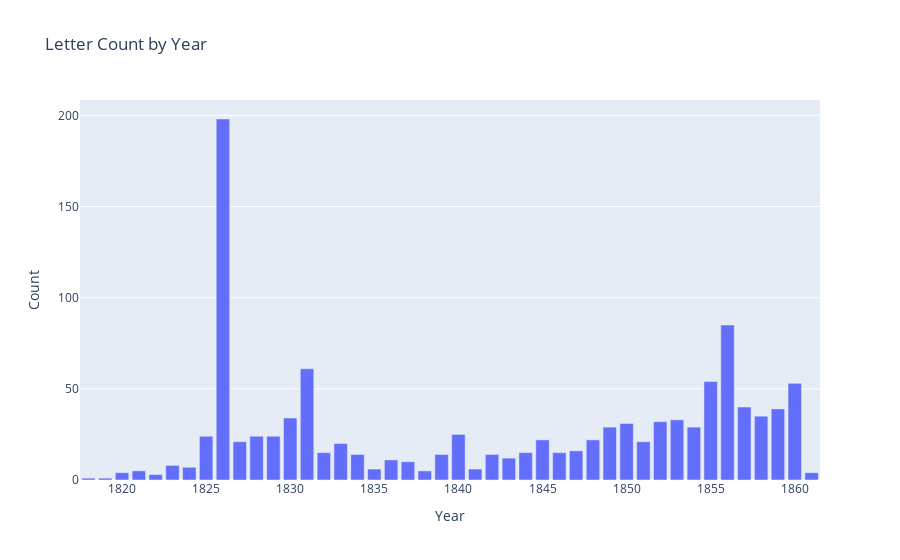

Notebook cell for this chart:
### Markdown cell above
Use year_counts and year_counts_plot functions to get a count of letters in each year and visualise.

### Code cell
year_counts_all = year_counts(df)
letter_nums = year_counts_plot(year_counts_all)
letter_nums

### Figure 1 — Plotly figure (JSON) as saved in the notebook; plotly's stock layout.template omitted (floating-point values rounded to 4 significant figures)
{"data": [{"alignmentgroup": "True", "hovertemplate": "variable=0<br>Year=%{x}<br>Count=%{y}<extra></extra>", "legendgroup": "0", "marker": {"color": "#636efa", "pattern": {"shape": ""}}, "name": "0", "offsetgroup": "0", "orientation": "v", "showlegend": true, "textposition": "auto", "type": "bar", "x": [1818, 1819, 1820, 1821, 1822, 1823, 1824, 1825, 1826, 1827, 1828, 1829, 1830, 1831, 1832, 1833, 1834, 1835, 1836, 1837, 1838, 1839, 1840, 1841, 1842, 1843, 1844, 1845, 1846, 1847, 1848, 1849, 1850, 1851, 1852, 1853, 1854, 1855, 1856, 1857, 1858, 1859, 1860, 1861], "xaxis": "x", "y": [1, 1, 4, 5, 3, 8, 7, 24, 198, 21, 24, 24, 34, 61, 15, 20, 14, 6, 11, 10, 5, 14, 25, 6, 14, 12, 15, 22, 15, 16, 22, 29, 31, 21, 32, 33, 29, 54, 85, 40, 35, 39, 53, 4], "yaxis": "y"}], "layout": {"barmode": "relative", "legend": {"title": {"text": "variable"}, "tracegroupgap": 0}, "showlegend": false, "title": {"text": "Letter Count by Year"}, "xaxis": {"anchor": "y", "domain": [0, 1], "title": {"text": "Year"}}, "yaxis": {"anchor": "x", "domain": [0, 1], "title": {"text": "Count"}}}}
